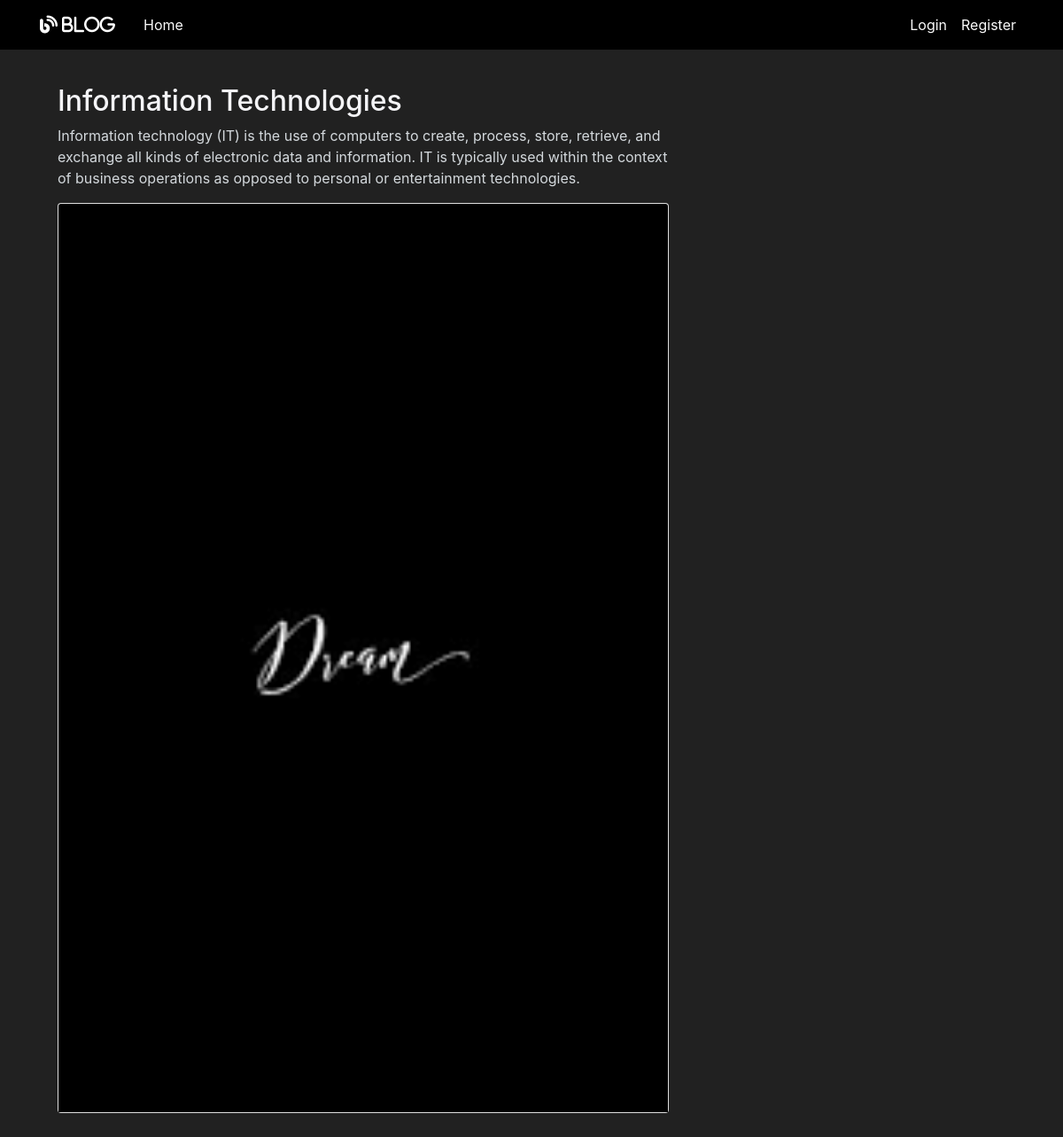
The app's page /post/16 with its own data.
### flaskblog/models.py (models this page shows, shortened)
class Post(db.Model):
    id = db.Column(db.Integer, primary_key=True)
    title = db.Column(db.String(100), nullable=False)
    date_posted = db.Column(db.DateTime, nullable=False, default=datetime.now())
    content = db.Column(db.Text, nullable=False)
    user_id = db.Column(db.Integer, db.ForeignKey('user.id'), nullable=False)
    likes = db.relationship('PostLike', backref='post', lazy='dynamic')
    is_approved = db.Column(db.Boolean, default=False)
    image_file = db.Column(db.String(20), nullable=False, default='default.jpg')

### flaskblog/routes.py (the view)
@app.route("/post/<int:post_id>")
def post(post_id):
    post = Post.query.get_or_404(post_id)
    return render_template('post.html', title=post.title, post=post)

### flaskblog/templates/post.html (shortened to what this page needs)
{% extends "layout.html" %}
{% block content %}
  <article class="media content-section" >
    <div class="media-body">
      <div class="article-metadata" >
    </div>
      <h2 class="article-title">{{ post.title }}</h2>
      <p class="article-content">{{ post.content }}</p>
      <div class="card  my-2">
        {% if post.image_file %}
            <img class="card-img-top"
             src="{{ url_for('static', filename='profile_pics/' + post.image_file) }}" alt="">
        {% endif %}
    </div>
        </div>
  </article>
{% endblock content %}

### flaskblog/static/main.css (style rules this page uses)
body { background: #fafafa; color: #333333; margin-top: 5rem; }
h1, h2, h3, h4, h5, h6 { color: #444444; }
.content-section { color: #d4d9dd; padding: 10px 20px; border-radius: 5px; margin-bottom: 20px; }
.article-title { color: #f5f5f8; }
.article-content { white-space: pre-line; word-break: break-all; }
.article-metadata { padding-bottom: 1px; margin-bottom: 4px; }

### flaskblog/templates/layout.html (style rules this page uses)
body { background-color: #212121; color: white }

### records on screen
Post: title "Information Technologies", content "Information technology (IT) is the use of computers to create, process, store, retrieve, and exchange all kinds of electronic data and information. IT is typically used within the context of business operations as opposed to personal or entertainment technologies.", image_file (picture)
